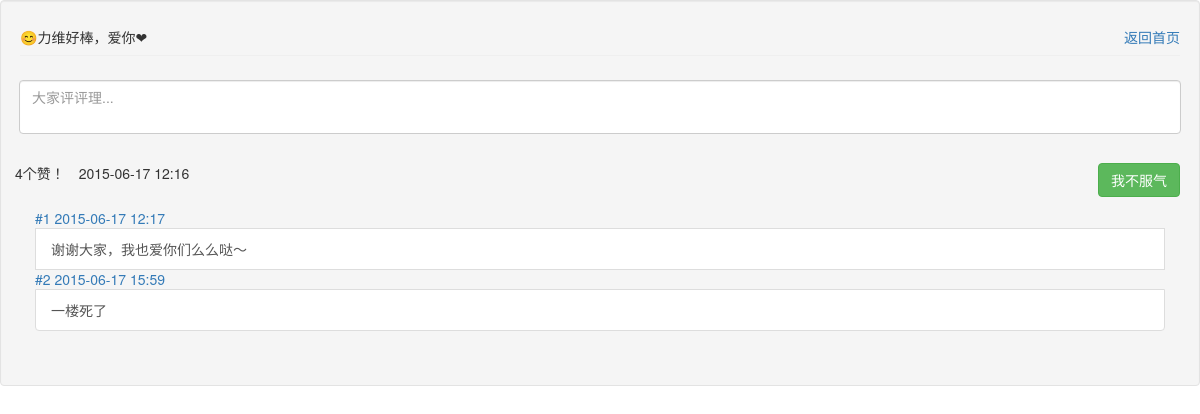
Screenshot of /comment/42 with the database file from the repository.
### Model.py (models this page shows, shortened)
class Post(db.Model):
	id = db.Column(db.Integer, primary_key=True)
	content = db.Column(db.Text)
	like_num = db.Column(db.Integer, default = 0)
	create_time = db.Column(db.DateTime, default=datetime.datetime.now)
	location = db.Column(db.Integer)
	comment_id = db.relationship('PostComment', backref='post')

class PostComment(db.Model):
	id = db.Column(db.Integer, primary_key=True)
	content = db.Column(db.Text)
	create_time = db.Column(db.DateTime, default=datetime.datetime.now)
	post_id = db.Column(db.Integer, db.ForeignKey('post.id'))

### ShitTalk.py (the view)
@app.route('/comment/<post_id>', methods=['GET', 'POST'])
def comment(post_id):
	post = Post.query.filter_by(id = int(post_id)).first()
	if post != None:
		if request.method == 'POST':
			if request.form['comment_content'] != "":
				comt = request.form['comment_content']
				post_id = post.id
				addComment.delay(comt, post_id)
				return redirect(url_for('comment', post_id = post_id))
		post = Post.query.filter_by(id = int(post_id)).first()
		post_content = post.content
		post_like = post.like_num
		post_time = post.create_time
		comments = PostComment.query.filter_by(post_id = int(post_id)).all()
		coms = []
		coms_time = []
		if comments != []:
			for x in comments:
				coms.append(x.content)
				coms_time.append(x.create_time)
		length = len(comments)
		post_id = str(post_id)
		return render_template('comment.html', length = length, comments = coms, comments_time = coms_time, post_content = post_content, post_time = post_time, post_like = post_like, post_id = post_id)
	return redirect(url_for('index'))

### templates/comment.html (shortened to what this page needs)
<!DOCTYPE html>
<html>
    <head>
        <link rel="stylesheet" type="text/css" href="../static/default.css">
        <link rel="stylesheet" href="../static/assets/css/bootstrap.css" type="text/css">
        <link rel="stylesheet" href="../static/assets/css/google-plus.css" type="text/css">
        <link rel="stylesheet" href="../static/assets/css/bootstrap.min.css" type="text/css">
    </head>
    <body>
        <div class="well">
             <form class="form-horizontal" role="form" action="{{ '/comment/'+ post_id }}" method="POST">
              <h5 style="word-break:break-word;">{{ post_content }}<a href="/" style="float:right;">返回首页</a></h5>
               <div class="form-group" style="padding:14px;">
                <textarea class="form-control" name="comment_content" placeholder="大家评评理..."></textarea>
              </div>
               <button class="btn btn-success pull-right" type="submit">我不服气</button>
               <ul class="list-inline">
                    <li>{{ post_like }}个赞！</li>
                    <li>{{ post_time.strftime('%Y-%m-%d %H:%M') }}</li>
               </ul>
            </form>
            <div class="panel-body">
              <div class="list-group">
                {% for i in range(length) %}
                    <a >#{{i+1}} {{ comments_time[i].strftime('%Y-%m-%d %H:%M') }}</a><a class="list-group-item" style="word-break:break-word;">{{ comments[i] }}</a>
                {% endfor %}
              </div>
            </div>
        </div>
    </body>
</html>

### static/default.css (style rules this page uses)
* { -webkit-box-sizing: border-box; -moz-box-sizing: border-box; box-sizing: border-box; }

### static/assets/css/google-plus.css (style rules this page uses)
body { background-color:#e0e0e0; -webkit-font-smoothing: antialiased; font: normal 14px Roboto,arial,sans-serif; }
.btn,.form-control,.panel,.list-group,.well { border-radius:1px;box-shadow:0 0 0; }
.form-control { border-color:#d7d7d7; }
.well,.panel { border-color:#d2d2d2;box-shadow:0 1px 0 #cfcfcf;border-radius:3px; }
.btn-success,.label-success,.progress-bar-success { background-color:#65b045; }
button { outline: 0; }
textarea { resize: none; outline: 0; }
.list-group-item:first-child,.list-group-item:last-child { border-radius:0; }
h3,h4,h5 { border:0 solid #efefef; border-bottom-width:1px; padding-bottom:10px; }

### rows the page displays
Post: content "😊力维好棒，爱你❤", strftime "2015-06-17 12:16"
PostComment: create_time "2015-06-17 12:17", content "谢谢大家，我也爱你们么么哒～"
PostComment: create_time "2015-06-17 15:59", content "一楼死了"

### other values shown
{{ post_like }} "4"
{{ i+1 }} "1" "2"
